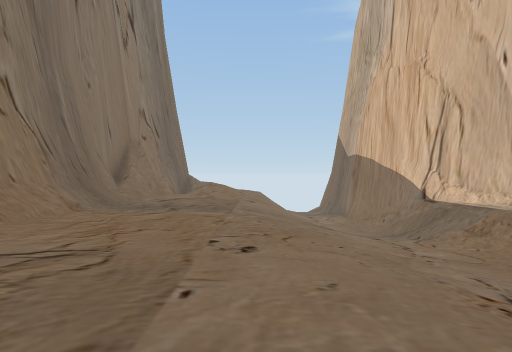
[1] (above)

17 first-person views from a walk through a 3-D level made in the Unity game engine. The camera is 1.4 m above the floor, looks level and sees 75° across. The floor is counted in squares, 2 m on a side. Each view is taken from the middle of a square. On the plan, view 1 faces up. The plan holds only what a view shows up to about 10 squares ahead; the rest is blank. The place goes on beyond the plan. The player is left out. Some animated figures are not drawn. Some surface patterns are stand-ins.

[2]
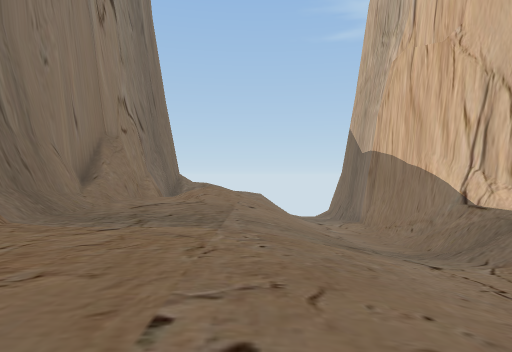

[3]
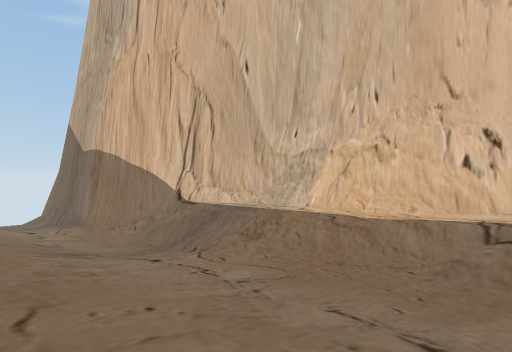

[4]
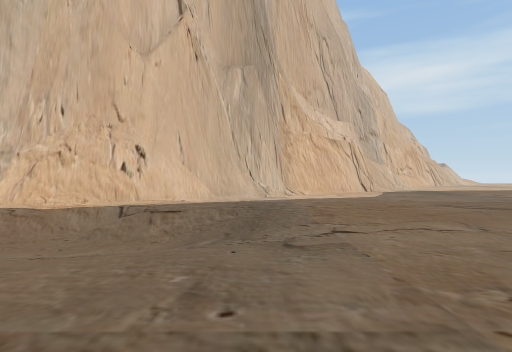

[5]
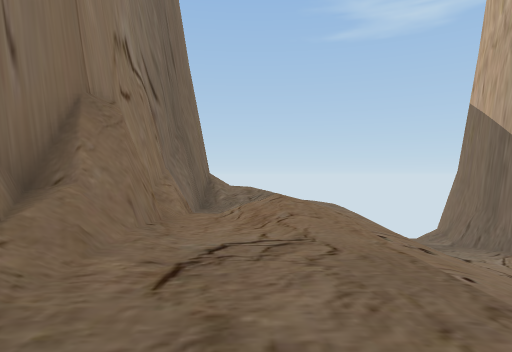

[6]
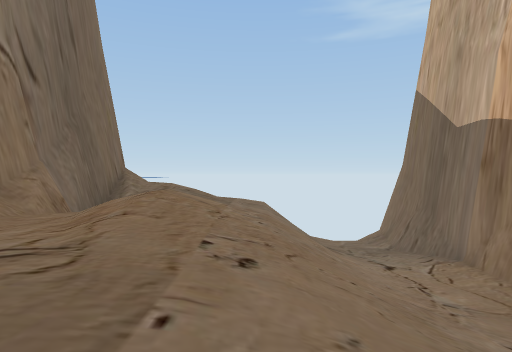

[7]
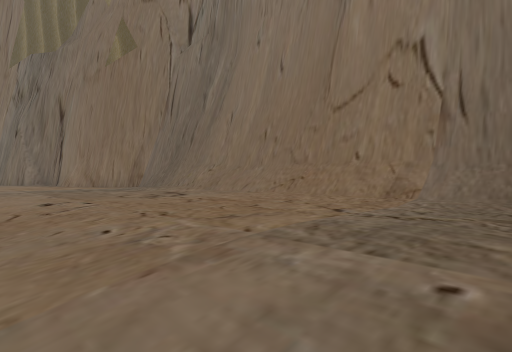

[8]
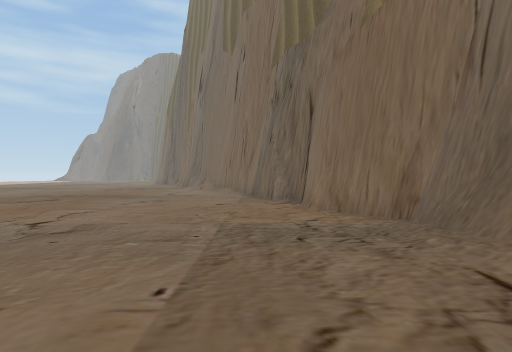

[9]
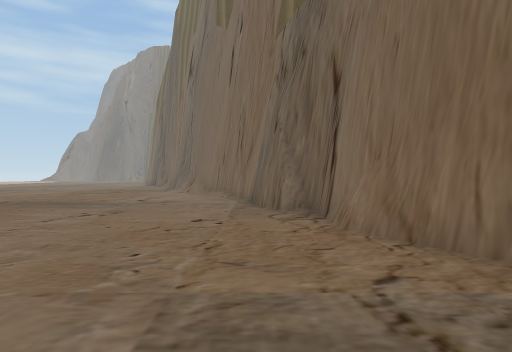

[10]
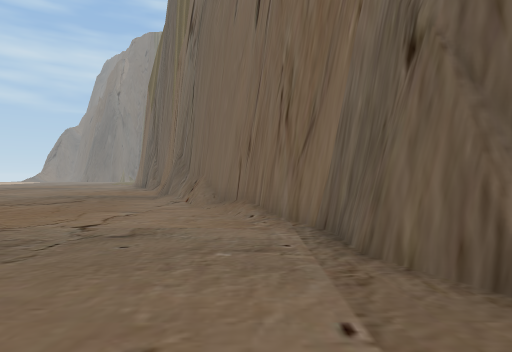

[11]
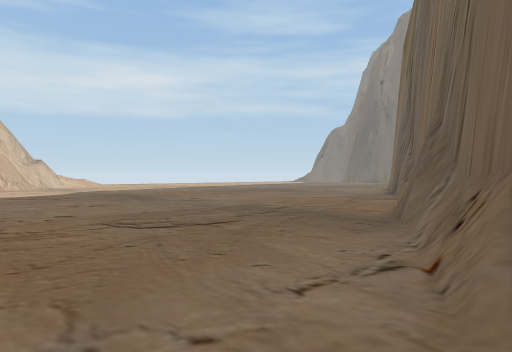

[12]
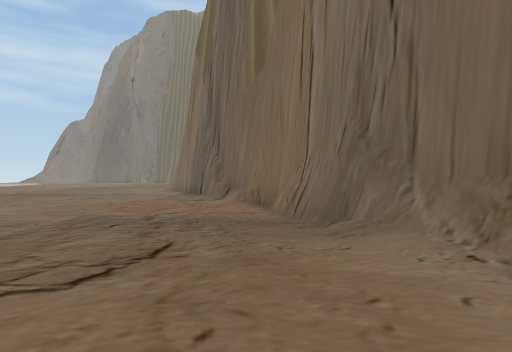

[13]
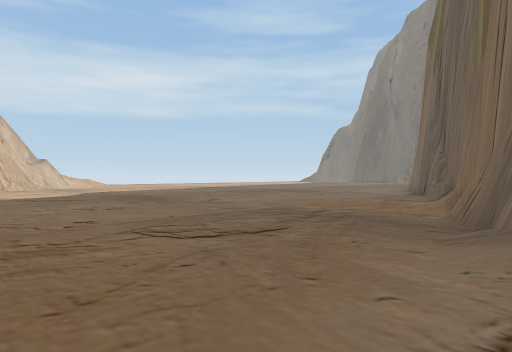

[14]
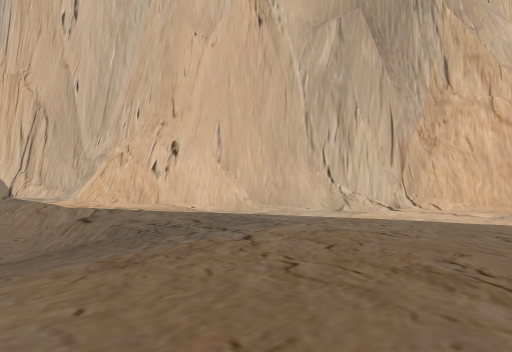

[15]
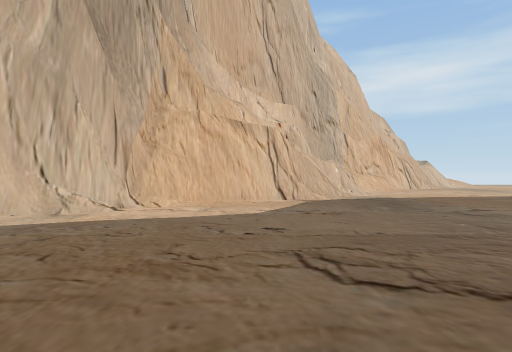

[16]
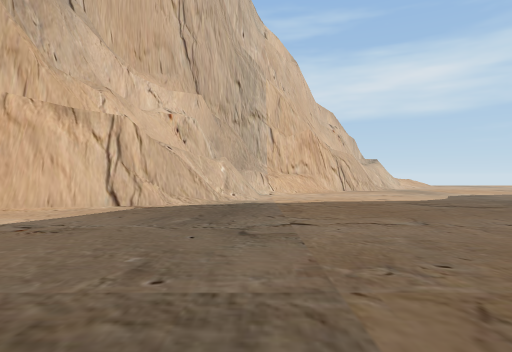

[17]
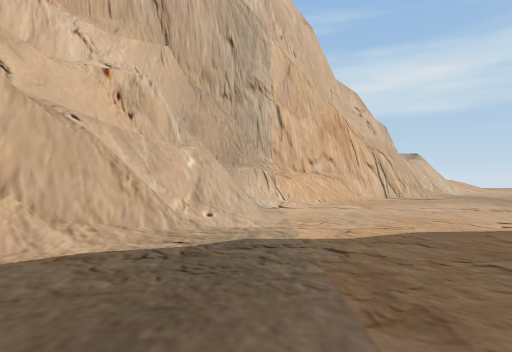

### Floor plan
Key: @ floor where view 1 was taken; # wall or solid block; . main floor; - floor 0.25 m lower than the main floor; _ floor 1 m lower than the main floor; < floor 2 m lower than the main floor; ( floor 2.25 m lower than the main floor; / step, stairs or slope; = window, fence, low wall or low ledge.
Columns run from 5 left of view 1 to 20 right of it. Each row starts with its distance up from view 1.
 16   /////(/#
 15  #///////#
 14  #-/////<#
 13  #./////(##
 12  #//////(/#
 11 ##//////(/##
 10 #//../////###
  9 ##...///////#
  8  #...////=.=#
  7  #.../////.##
  6  #...///_//##
  5  #....//__//#
  4  #....//__/.#
  3  #....//__/.##
  2  #/...///////##
  1  #/.../////../#
  0  #/..@.///....##
 -1  #.............###
 -2  ##............./#
 -3   #..............##
 -4   #...............#
 -5   #...............##
 -6   ##............../###
 -7    ##............../######
 -8     #...............// ==#
 -9     #................../=#
-10     ##................../#
-11      #...................#
-12      ##...................
-13       ##..................
-14        #/............ ....
-15        ##........  ..   ..
-16         #.......
-17         #.......
-18         ##......
-19          #.......
-20          #.......

Positions as (right, up) in squares from view 1, and headings:
1: (0, 0), facing up
2: (0, 2), facing up
3: (0, 2), facing up-right
4: (-2, 0), facing right
5: (-2, 7), facing up
6: (0, 8), facing up
7: (1, 8), facing down-left
8: (-1, 4), facing down
9: (-1, 1), facing down
10: (0, -4), facing down
11: (1, -10), facing down-right
12: (4, -10), facing down
13: (2, -10), facing down-right
14: (3, -4), facing up-right
15: (3, -4), facing right
16: (5, -8), facing right
17: (10, -8), facing right
